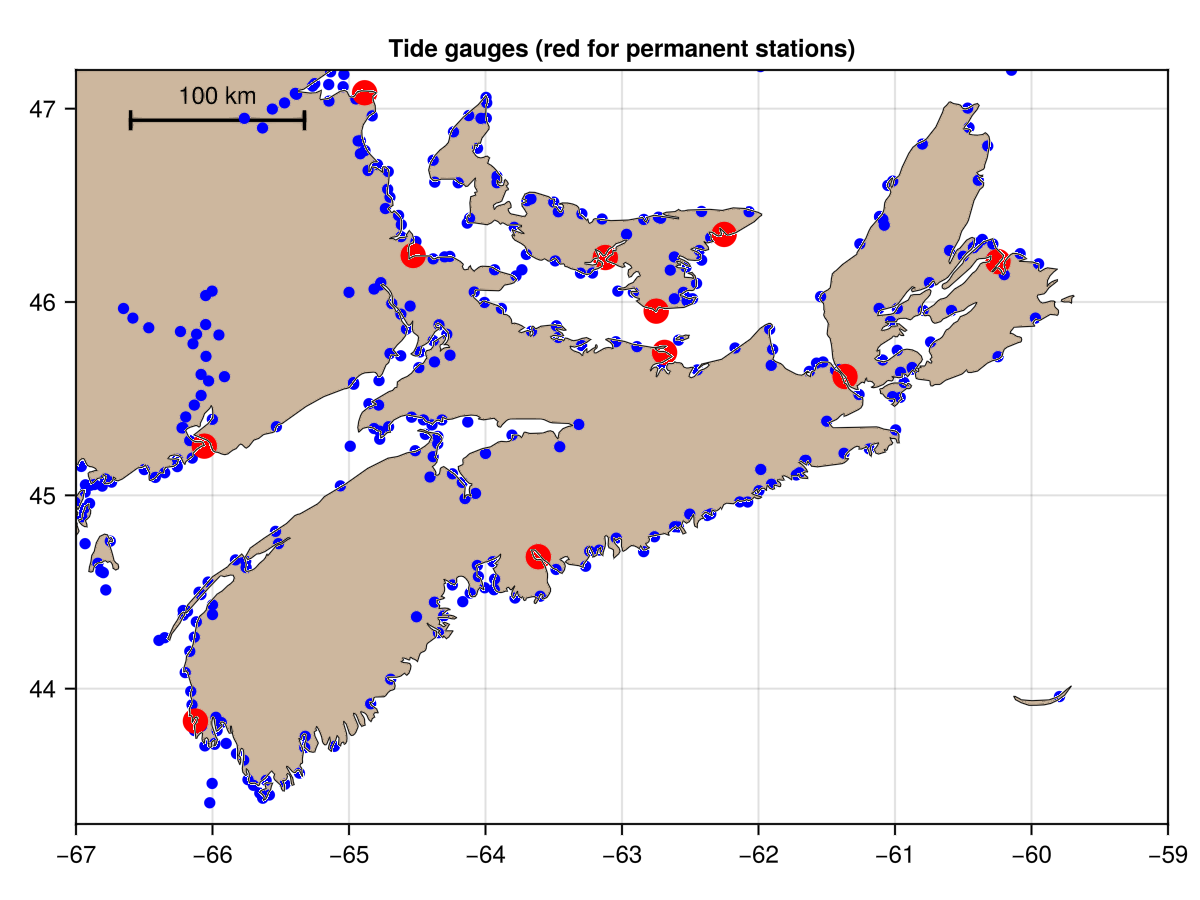

Reproduce this figure in Julia.
using OceanAnalysis
using GLMakie # or CairoMakie
cl = coastline()
i = get_tide_gauge_index(:all); # requires internet access

limits = (-67, -59, 43.3, 47.2)
fig = plot_coastline(cl, limits=limits, scalebar=true, fontsize=12,
    title="Tide gauges (red for permanent stations)")
scatter!(i.longitude, i.latitude, color=:blue, markersize=8)
look = i.type .== "PERMANENT"
scatter!(i.longitude[look], i.latitude[look], color=:red, markersize=18)

save("tide_gauge_locations.png", fig, px_per_unit=2)
